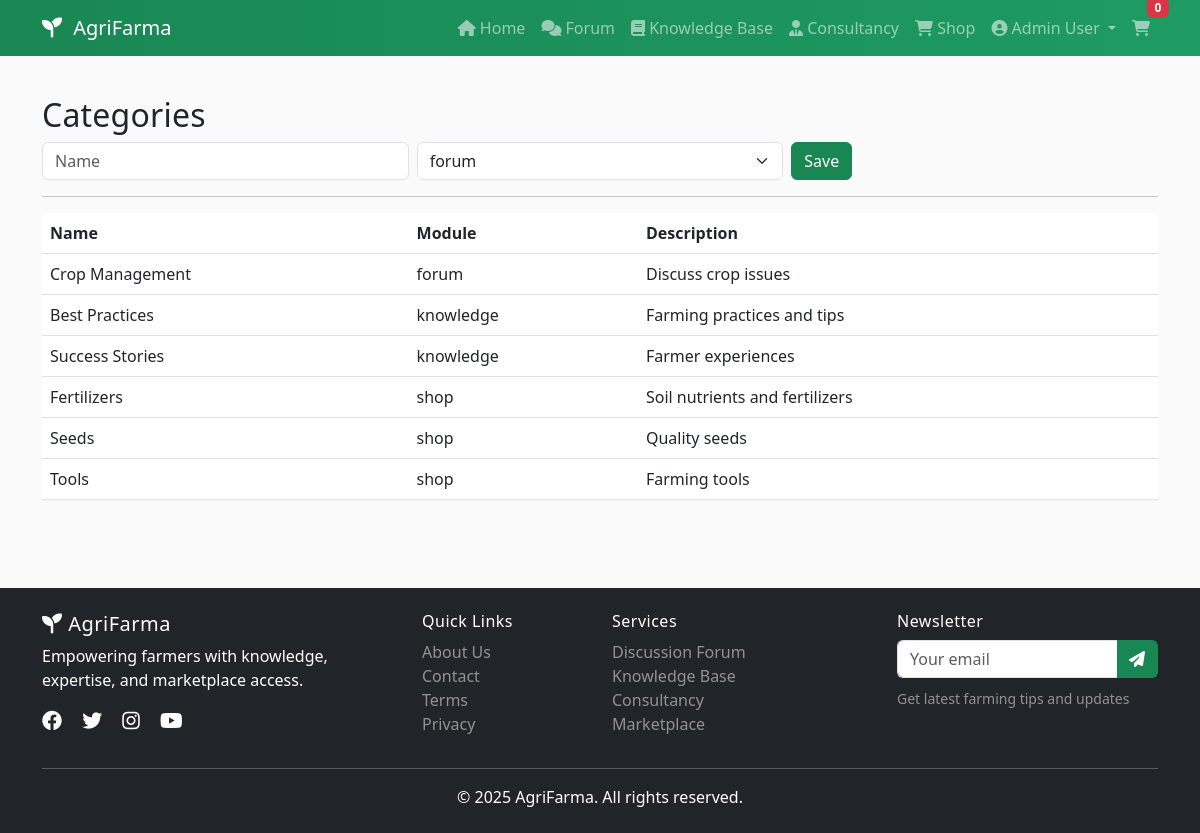
The app's page /admin/categories (signed in) with its own data.
### models.py (models this page shows, shortened)
class User(UserMixin, db.Model):
    id = db.Column(db.Integer, primary_key=True)
    name = db.Column(db.String(120), nullable=False)
    email = db.Column(db.String(120), unique=True, nullable=False)
    password_hash = db.Column(db.String(256), nullable=False)
    join_date = db.Column(db.DateTime, default=datetime.utcnow)
    is_active = db.Column(db.Boolean, default=True)
    profile = db.relationship('Profile', backref='user', uselist=False, cascade='all, delete')
    roles = db.relationship('Role', secondary=roles, backref=db.backref('users', lazy='dynamic'))
    @property
    def is_admin(self):
        return any(r.name == 'admin' for r in self.roles)

class Category(db.Model):
    id = db.Column(db.Integer, primary_key=True)
    name = db.Column(db.String(100), nullable=False)
    description = db.Column(db.String(255))
    parent_id = db.Column(db.Integer, db.ForeignKey('category.id'))
    module = db.Column(db.String(30), nullable=False)  # forum, knowledge, consultancy, shop
    parent = db.relationship('Category', remote_side=[id])

### app.py (the view)
@app.route('/admin/categories', methods=['GET','POST'])
@login_required
@roles_required('admin')
def admin_categories():
    if request.method == 'POST':
        name = request.form.get('name'); module = request.form.get('module'); desc = request.form.get('description','')
        if name and module:
            db.session.add(Category(name=name, module=module, description=desc)); db.session.commit(); flash('Category saved', 'success')
    categories = Category.query.order_by(Category.module, Category.name).all()
    return render_template('admin_categories.html', categories=categories)

### app.py (called while the page is built)
@login_manager.user_loader
def load_user(user_id: str):
    return User.query.get(int(user_id))

### auth.py (called while the page is built)
def roles_required(*role_names):
    def decorator(f):
        @wraps(f)
        def wrapped(*args, **kwargs):
            if not current_user.is_authenticated:
                abort(401)
            user_roles = {r.name for r in current_user.roles}
            if not any(r in user_roles for r in role_names):
                abort(403)
            return f(*args, **kwargs)
        return wrapped
    return decorator

### templates/admin_categories.html
{% extends 'base.html' %}{% block title %}Admin Categories{% endblock %}{% block content %}
<div class='container'><h2>Categories</h2>
<form method='post'><div class='row g-2'>
<div class='col-md-4'><input class='form-control' name='name' placeholder='Name' required></div>
<div class='col-md-4'><select class='form-select' name='module'><option>forum</option><option>knowledge</option><option>consultancy</option><option>shop</option></select></div>
<div class='col-md-4'><button class='btn btn-success'>Save</button></div>
</div></form>
<hr>
<table class='table'><thead><tr><th>Name</th><th>Module</th><th>Description</th></tr></thead><tbody>
{% for c in categories %}<tr><td>{{ c.name }}</td><td>{{ c.module }}</td><td>{{ c.description }}</td></tr>{% endfor %}
</tbody></table></div>{% endblock %}

### templates/base.html (shortened to what this page needs)
<!DOCTYPE html>
<html lang="en">
<head>
    <link href="https://cdn.jsdelivr.net/npm/bootstrap@5.3.0/dist/css/bootstrap.min.css" rel="stylesheet">
    <link rel="stylesheet" href="https://cdnjs.cloudflare.com/ajax/libs/font-awesome/6.4.0/css/all.min.css">
    <link rel="stylesheet" href="{{ url_for('static', filename='css/style.css') }}">
</head>
<body>
    <nav class="navbar navbar-expand-lg navbar-dark bg-success sticky-top">
        <div class="container">
            <a class="navbar-brand" href="{{ url_for('index') }}">
                <i class="fas fa-seedling"></i> AgriFarma
            </a>
            <div class="collapse navbar-collapse" id="navbarNav">
                <ul class="navbar-nav ms-auto">
                    <li class="nav-item">
                        <a class="nav-link" href="{{ url_for('index') }}">
                            <i class="fas fa-home"></i> Home
                        </a>
                    </li>
                    <li class="nav-item">
                        <a class="nav-link" href="{{ url_for('forum_home') }}">
                            <i class="fas fa-comments"></i> Forum
                        </a>
                    </li>
                    <li class="nav-item">
                        <a class="nav-link" href="{{ url_for('knowledge_home') }}">
                            <i class="fas fa-book"></i> Knowledge Base
                        </a>
                    </li>
                    <li class="nav-item">
                        <a class="nav-link" href="{{ url_for('consultancy_home') }}">
                            <i class="fas fa-user-tie"></i> Consultancy
                        </a>
                    </li>
                    <li class="nav-item">
                        <a class="nav-link" href="{{ url_for('shop_home') }}">
                            <i class="fas fa-shopping-cart"></i> Shop
                        </a>
                    </li>
                    {% if current_user.is_authenticated %}
                        <li class="nav-item dropdown">
                            <a class="nav-link dropdown-toggle" href="#" id="userDropdown" role="button"
                               data-bs-toggle="dropdown" aria-expanded="false">
                                <i class="fas fa-user-circle"></i> {{ current_user.name }}
                            </a>
                        </li>
                        <li class="nav-item">
                            <a class="nav-link position-relative" href="{{ url_for('cart') }}">
                                <i class="fas fa-shopping-cart"></i>
                                <span class="badge bg-danger position-absolute top-0 start-100 translate-middle"
                                      id="cart-count">0</span>
                            </a>
                        </li>
                    {% endif %}
                </ul>
            </div>
        </div>
    </nav>
    <main class="py-4">
        {% block content %}{% endblock %}
    </main>
    <footer class="bg-dark text-white mt-5 py-4">
        <div class="container">
            <div class="row">
                <div class="col-md-4">
                    <h5><i class="fas fa-seedling"></i> AgriFarma</h5>
                    <p>Empowering farmers with knowledge, expertise, and marketplace access.</p>
                    <div class="social-links">
                        <a href="#" class="text-white me-3"><i class="fab fa-facebook fa-lg"></i></a>
                        <a href="#" class="text-white me-3"><i class="fab fa-twitter fa-lg"></i></a>
                        <a href="#" class="text-white me-3"><i class="fab fa-instagram fa-lg"></i></a>
                        <a href="#" class="text-white"><i class="fab fa-youtube fa-lg"></i></a>
                    </div>
                </div>
                <div class="col-md-2">
                    <h6>Quick Links</h6>
                    <ul class="list-unstyled">
                        <li><a href="{{ url_for('about') }}" class="text-white-50">About Us</a></li>
                        <li><a href="{{ url_for('contact') }}" class="text-white-50">Contact</a></li>
                        <li><a href="{{ url_for('terms') }}" class="text-white-50">Terms</a></li>
                        <li><a href="{{ url_for('privacy') }}" class="text-white-50">Privacy</a></li>
                    </ul>
                </div>
                <div class="col-md-3">
                    <h6>Services</h6>
                    <ul class="list-unstyled">
                        <li><a href="{{ url_for('forum_home') }}" class="text-white-50">Discussion Forum</a></li>
                        <li><a href="{{ url_for('knowledge_home') }}" class="text-white-50">Knowledge Base</a></li>
                        <li><a href="{{ url_for('consultancy_home') }}" class="text-white-50">Consultancy</a></li>
                        <li><a href="{{ url_for('shop_home') }}" class="text-white-50">Marketplace</a></li>
                    </ul>
                </div>
                <div class="col-md-3">
                    <h6>Newsletter</h6>
                    <form id="newsletter-form">
                        <div class="input-group mb-2">
                            <input type="email" class="form-control" placeholder="Your email" required>
                            <button class="btn btn-success" type="submit">
                                <i class="fas fa-paper-plane"></i>
                            </button>
                        </div>
                    </form>
                    <small class="text-white-50">Get latest farming tips and updates</small>
                </div>
            </div>
            <hr class="bg-white">
            <div class="row">
                <div class="col-md-12 text-center">
                    <p class="mb-0">&copy; 2025 AgriFarma. All rights reserved.</p>
                </div>
            </div>
        </div>
    </footer>
</body>
</html>

### static/css/style.css (style rules this page uses)
:root { --af-green: #198754; --af-dark: #0f5132; --af-light: #f6fff9; --af-accent: #8bd3a6; --af-warning: #ffc107; }
body { font-family: system-ui, -apple-system, "Segoe UI", Roboto, "Helvetica Neue", Arial, "Noto Sans", "Liberation Sans", "Apple Color Emoji", "Segoe UI Emoji", "Segoe UI Symbol", "Noto Color Emoji", sans-serif; background-color: #fafafa; }
h1, h2, h3, h4, h5, h6 { letter-spacing: 0.2px; }
.navbar.bg-success { background: linear-gradient(90deg, var(--af-green), #1e9b63); }
.navbar-brand i { margin-right: 6px; }
.btn-success { background-color: var(--af-green); border-color: var(--af-green); }
footer { background: #0b3d29 !important; }
footer h5, footer h6 { letter-spacing: 0.5px; }
footer a { text-decoration: none; }
.table th { font-weight: 600; }
#newsletter-form .form-control { border-right: 0; }
#newsletter-form .btn { border-left: 0; }

### records on screen
User: name "Admin User"
Category: name "Crop Management", module "forum", description "Discuss crop issues"
Category: name "Best Practices", module "knowledge", description "Farming practices and tips"
Category: name "Success Stories", module "knowledge", description "Farmer experiences"
Category: name "Fertilizers", module "shop", description "Soil nutrients and fertilizers"
Category: name "Seeds", module "shop", description "Quality seeds"
Category: name "Tools", module "shop", description "Farming tools"
